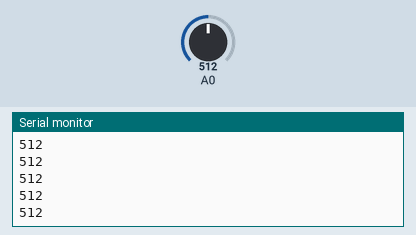
The sketch below on a simulated Arduino Uno, built with avr-gcc and run on an emulated ATmega328P. On the bench: the last lines printed to the serial monitor. The inputs (shaded band) are chosen by the test bench; at power-on: A0 = 512.

Above: at 1.2 s.
1.3 s: A0 set to 716
At 2.3 s:
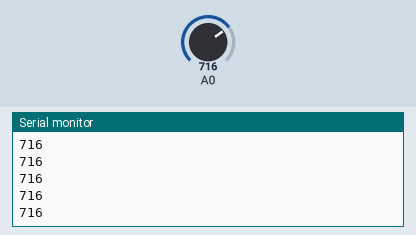
2.8 s: A0 set to 900
At 3.6 s:
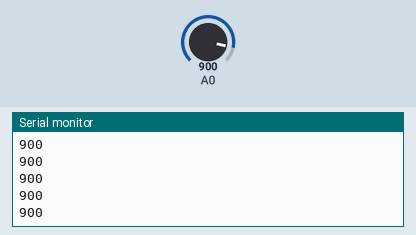
Timing chart, 0 to 5.8 s (numbered marks = the images above; inputs shaded):
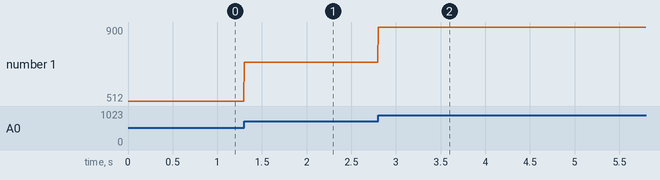

Measured:
- after the input at 1.3 s, the serial monitor: prints a new line at once (image 1)
- after the input at 2.8 s, the serial monitor: prints a new line at once (image 2)
- plotted number 1: 512 → 716 after the input at 1.3 s, 716 → 900 after the input at 2.8 s

The sketch:

ecg_plot.ino
```cpp
void setup() {
  // initialize the serial communication:
  Serial.begin(115200); //for patient simulator, you can try 9600 instead of 115200 (serial plot looks better)

}

void loop() {

  // print the raw analog value (0 - 16383 bits since we've changed the ADC to 14 bit resolution)
  //which is used by serial plotter (or view data stream on serial monitor)
  Serial.println(analogRead(A0));

  //Wait for a bit to keep serial data from saturating
  delay(5);
}
```
